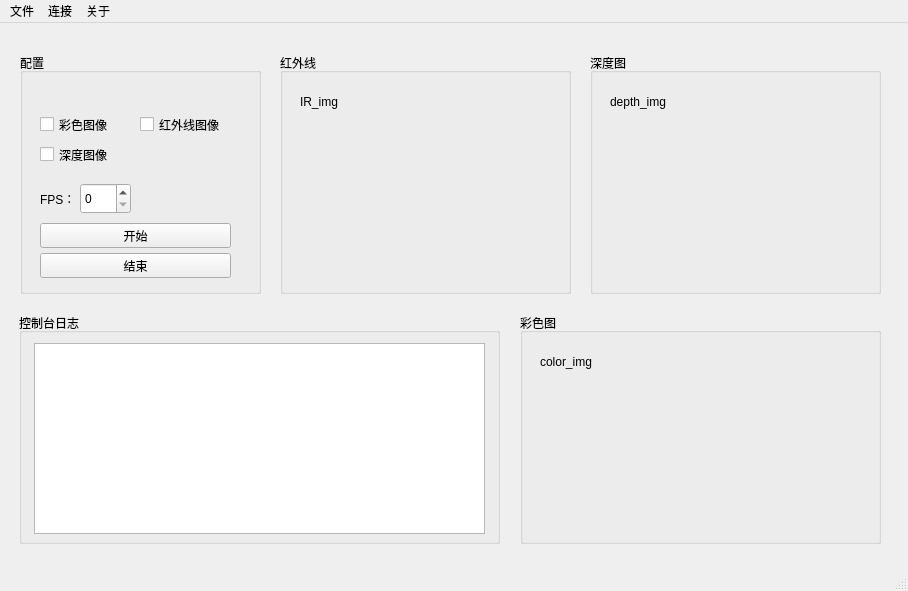
<?xml version="1.0" encoding="UTF-8"?>
<ui version="4.0">
 <class>MainWindow</class>
 <widget class="QMainWindow" name="MainWindow">
  <property name="geometry">
   <rect>
    <x>0</x>
    <y>0</y>
    <width>908</width>
    <height>591</height>
   </rect>
  </property>
  <property name="windowTitle">
   <string>MainWindow</string>
  </property>
  <widget class="QWidget" name="centralwidget">
   <widget class="QGroupBox" name="groupBox">
    <property name="geometry">
     <rect>
      <x>280</x>
      <y>30</y>
      <width>291</width>
      <height>241</height>
     </rect>
    </property>
    <property name="title">
     <string>红外线</string>
    </property>
    <widget class="QLabel" name="label">
     <property name="geometry">
      <rect>
       <x>20</x>
       <y>40</y>
       <width>67</width>
       <height>17</height>
      </rect>
     </property>
     <property name="text">
      <string>IR_img</string>
     </property>
    </widget>
   </widget>
   <widget class="QGroupBox" name="groupBox_2">
    <property name="geometry">
     <rect>
      <x>590</x>
      <y>30</y>
      <width>291</width>
      <height>241</height>
     </rect>
    </property>
    <property name="title">
     <string>深度图</string>
    </property>
    <widget class="QLabel" name="label_2">
     <property name="geometry">
      <rect>
       <x>20</x>
       <y>40</y>
       <width>81</width>
       <height>17</height>
      </rect>
     </property>
     <property name="text">
      <string>depth_img</string>
     </property>
    </widget>
   </widget>
   <widget class="QGroupBox" name="groupBox_3">
    <property name="geometry">
     <rect>
      <x>520</x>
      <y>290</y>
      <width>361</width>
      <height>231</height>
     </rect>
    </property>
    <property name="title">
     <string>彩色图</string>
    </property>
    <widget class="QLabel" name="label_3">
     <property name="geometry">
      <rect>
       <x>20</x>
       <y>40</y>
       <width>81</width>
       <height>17</height>
      </rect>
     </property>
     <property name="text">
      <string>color_img</string>
     </property>
    </widget>
   </widget>
   <widget class="QGroupBox" name="groupBox_4">
    <property name="geometry">
     <rect>
      <x>19</x>
      <y>290</y>
      <width>481</width>
      <height>231</height>
     </rect>
    </property>
    <property name="title">
     <string>控制台日志</string>
    </property>
    <widget class="QTextBrowser" name="textBrowser">
     <property name="geometry">
      <rect>
       <x>15</x>
       <y>30</y>
       <width>451</width>
       <height>191</height>
      </rect>
     </property>
    </widget>
   </widget>
   <widget class="QGroupBox" name="groupBox_5">
    <property name="geometry">
     <rect>
      <x>20</x>
      <y>30</y>
      <width>241</width>
      <height>241</height>
     </rect>
    </property>
    <property name="title">
     <string>配置</string>
    </property>
    <widget class="QCheckBox" name="checkBox">
     <property name="geometry">
      <rect>
       <x>20</x>
       <y>60</y>
       <width>92</width>
       <height>23</height>
      </rect>
     </property>
     <property name="text">
      <string>彩色图像</string>
     </property>
    </widget>
    <widget class="QCheckBox" name="checkBox_2">
     <property name="geometry">
      <rect>
       <x>120</x>
       <y>60</y>
       <width>101</width>
       <height>23</height>
      </rect>
     </property>
     <property name="text">
      <string>红外线图像</string>
     </property>
    </widget>
    <widget class="QCheckBox" name="checkBox_3">
     <property name="geometry">
      <rect>
       <x>20</x>
       <y>90</y>
       <width>92</width>
       <height>23</height>
      </rect>
     </property>
     <property name="text">
      <string>深度图像</string>
     </property>
    </widget>
    <widget class="QLabel" name="label_4">
     <property name="geometry">
      <rect>
       <x>20</x>
       <y>130</y>
       <width>51</width>
       <height>31</height>
      </rect>
     </property>
     <property name="text">
      <string>FPS：</string>
     </property>
    </widget>
    <widget class="QSpinBox" name="spinBox">
     <property name="geometry">
      <rect>
       <x>60</x>
       <y>130</y>
       <width>51</width>
       <height>31</height>
      </rect>
     </property>
    </widget>
    <widget class="QPushButton" name="pushButton">
     <property name="geometry">
      <rect>
       <x>20</x>
       <y>170</y>
       <width>191</width>
       <height>25</height>
      </rect>
     </property>
     <property name="text">
      <string>开始</string>
     </property>
    </widget>
    <widget class="QPushButton" name="pushButton_2">
     <property name="geometry">
      <rect>
       <x>20</x>
       <y>200</y>
       <width>191</width>
       <height>25</height>
      </rect>
     </property>
     <property name="text">
      <string>结束</string>
     </property>
    </widget>
   </widget>
  </widget>
  <widget class="QMenuBar" name="menubar">
   <property name="geometry">
    <rect>
     <x>0</x>
     <y>0</y>
     <width>908</width>
     <height>28</height>
    </rect>
   </property>
   <widget class="QMenu" name="menu">
    <property name="title">
     <string>文件</string>
    </property>
   </widget>
   <widget class="QMenu" name="menu_2">
    <property name="title">
     <string>连接</string>
    </property>
   </widget>
   <widget class="QMenu" name="menu_3">
    <property name="title">
     <string>关于</string>
    </property>
   </widget>
   <addaction name="menu"/>
   <addaction name="menu_2"/>
   <addaction name="menu_3"/>
  </widget>
  <widget class="QStatusBar" name="statusbar"/>
 </widget>
 <resources/>
 <connections/>
</ui>
